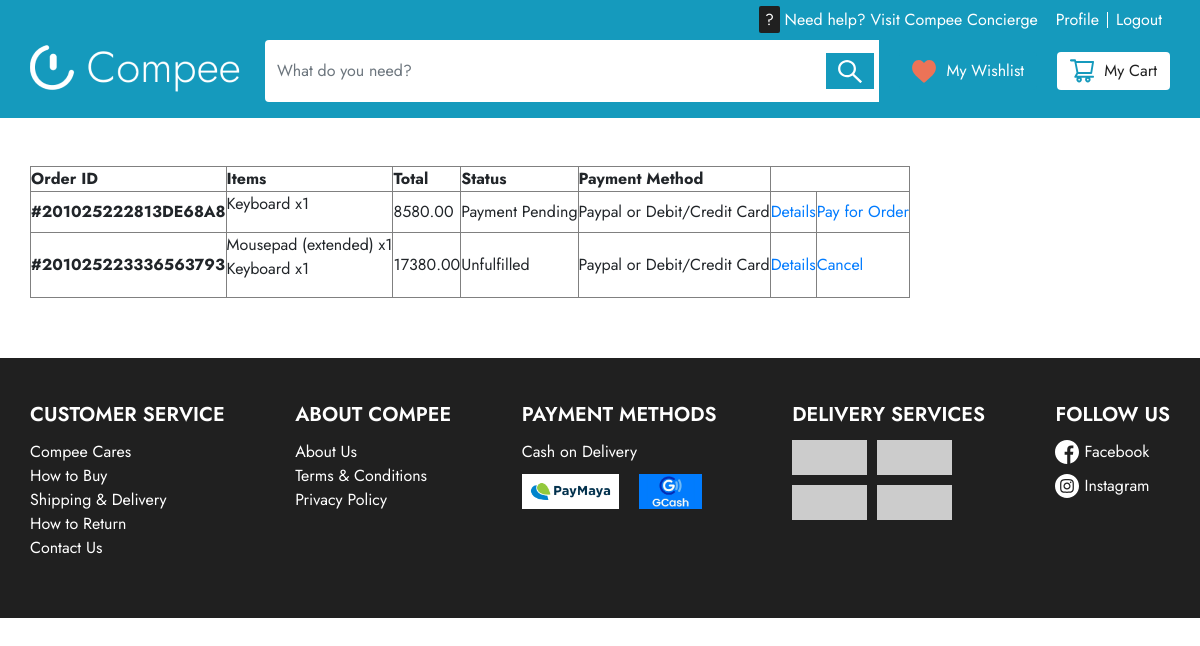
Page /my-orders (signed in) on the committed database.
### main/models.py (models this page shows, shortened)
class SiteOrder(models.Model):
    order_id = models.AutoField(primary_key=True)
    user = models.ForeignKey(User, on_delete=models.CASCADE)
    contact_no = models.CharField(max_length=15, validators=[numericCheck])
    date_placed = models.DateTimeField(default=timezone.now)
    status = models.CharField(max_length=15, choices=STATUS_CHOICES, default = ('Unfulfilled'))
    total = models.DecimalField(max_digits=10, decimal_places=2, default=0)
    payment_method = models.ForeignKey(PaymentMethod, blank=True, null=True, on_delete=models.SET_NULL)
    address_line = models.CharField(max_length=200)
    city = models.CharField(max_length=50)
    state = models.CharField(max_length=50)
    zip_code = models.PositiveSmallIntegerField()
    shipping_fee = models.ForeignKey(ShippingRate, blank=True, null=True, on_delete=models.SET_NULL)
    ref_id = models.CharField(max_length=100, blank=True, unique=True)

class OrderItem(models.Model):
    id = models.AutoField(primary_key=True)
    order = models.ForeignKey(SiteOrder, on_delete=models.CASCADE)
    product = models.ForeignKey(Product, on_delete=models.CASCADE, blank=True, null=True)
    service = models.ForeignKey(Service, on_delete=models.CASCADE, blank=True, null=True)
    quantity = models.PositiveIntegerField(default=1)
    c_cares = models.BooleanField(default=False)

class PaymentMethod(models.Model):
    id = models.AutoField(primary_key=True)
    title = models.CharField(max_length=100)
    details = models.TextField(blank=True, null=True)
    def __str__(self):
        return f'{self.title}'

### admins/models.py (models this page shows, shortened)
class Product(models.Model):
    product_id = models.AutoField(primary_key=True)
    name = models.CharField(max_length=100)
    description = models.TextField(blank=True, null=True)
    price = models.DecimalField(max_digits=10, decimal_places=2)
    discount_price = models.DecimalField(max_digits=10, decimal_places=2, blank=True, null=True)
    item_stock = models.PositiveIntegerField()
    date_created = models.DateTimeField(default=timezone.now)
    image = models.ImageField(default='default.jpg', upload_to='product_pics')
    vendor = models.ForeignKey(Vendor, on_delete=models.CASCADE)
    slug = models.SlugField(unique=True, max_length=100)
    tags = TaggableManager()

### main/views.py (the view)
# urls.py: path('my-orders', v.OrderListView.as_view(
class OrderListView(LoginRequiredMixin, ListView):
    model = SiteOrder
    def get_context_data(self, **kwargs):
        context = super(OrderListView, self).get_context_data(**kwargs)
        context['title'] = "My Orders"
        orders = SiteOrder.objects.filter(user=self.request.user).order_by('status')
        if orders:
            items = []
            for i in orders:
                items.append(OrderItem.objects.filter(order=i))
            context['orders'] = orders
            context['items'] = items
        return context

### templates/main/orders/orders.html
{% extends "base.html" %}
{% block content %}
    {% if orders %}
        <table border="1">
            <thead>
                <th>Order ID</th>
                <th>Items</th>
                <th>Total</th>
                <th>Status</th>
                <th>Payment Method</th>
            </thead>
            <tbody>
                {% for order in orders %}
                    <tr>
                        <td><strong>#{{ order.ref_id }}</strong></td>
                        <td>
                            <ul>
                                {% for set in items %}
                                    {% for item in set %}
                                        {% if item.order.order_id == order.order_id %}
                                            {% if item.product %}
                                                <li>{{ item.product.name }} x{{ item.quantity }}</li>
                                            {% else %}
                                                <li>{{ item.service.name }} x{{ item.quantity }}</li>
                                            {% endif %}
                                        {% endif %}
                                    {% endfor %}
                                {%endfor%}
                            </ul>
                        </td>
                        <td>{{ order.total }}</td>
                        <td>{{ order.status }}</td>
                        <td>{{ order.payment_method }}</td>
                        <td><a href="{% url 'order-detail-main' order.order_id %}">Details</a></td>
                        {% if order.status == "Received" %}
                            <td><a href="{% url 'add-review' order.order_id %}">Add Review</a></td>
                        {% elif order.status == "Payment Pending" %}
                            <td><a href="{% url 'payment-method' order.ref_id %}">Pay for Order</a></td>
                        {% elif order.status == "Shipped" %}
                            <td><button id="recOrder" class="btn btn-primary" value='{% url "receive-order" %}' onclick='receiveOrder({{ order.order_id }})'>Mark as Received</button></td>
                        {% elif order.status != "Cancelled"%}
                            <td><a href="{% url 'cancel-order' order.order_id %}">Cancel</a></td>
                        {% endif %}
                    </tr>
                {% endfor %}
            </tbody>
        </table>
    {% else %}
        <h3>You have no orders yet!</h3>
    {% endif %}
{% endblock content %}

### static/css/style.css (style rules this page uses)
* { padding: 0; margin: 0; text-decoration: none; }
html, body { height: 100%; min-width: 100%; min-height: 100%; position: relative; font-family: 'Jost', sans-serif; }
a { text-decoration: none; }
ul { list-style-type: none; }

### rows in the picture
SiteOrder: ref_id "201025222813DE68A8", total "8580.00", status "Payment Pending", payment_method "Paypal or Debit/Credit Card", shows "Pay for Order"
OrderItem: product.name "Keyboard", quantity "1"
SiteOrder: ref_id "201025223336563793", total "17380.00", status "Unfulfilled", payment_method "Paypal or Debit/Credit Card", shows "Cancel"
OrderItem: product.name "Mousepad (extended)", quantity "1"
OrderItem: product.name "Keyboard", quantity "1"
